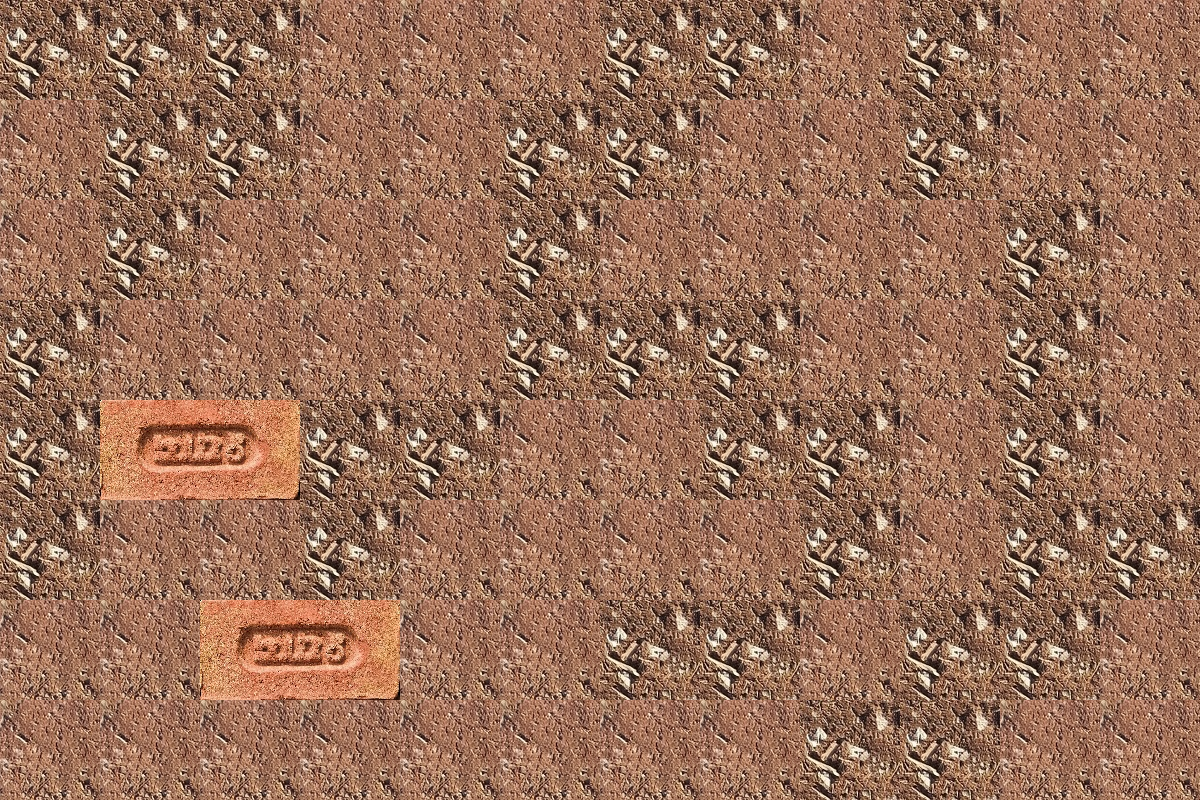

Tiled map render using the project's own tile images. Description and the whole map definition, tile-layer contents included, below:
An orthogonal 12x8 tile map with 100x100 px tiles, 1 tile layer (Tile Layer 1).

<map version="1.0" orientation="orthogonal" renderorder="right-down" width="12" height="8" tilewidth="100" tileheight="100" nextobjectid="1">
 <tileset firstgid="1" name="tiles" tilewidth="100" tileheight="100" tilecount="4" columns="0">
  <tile id="0">
   <image width="100" height="100" source="../tiles/brickBase1.jpg" />
  </tile>
  <tile id="1">
   <image width="100" height="100" source="../tiles/brickBase2.jpg" />
  </tile>
  <tile id="2">
   <image width="100" height="100" source="../tiles/dirtTile1.jpg" />
  </tile>
  <tile id="3">
   <image width="100" height="100" source="../tiles/dirtTile2.jpg" />
  </tile>
 </tileset>
 <layer name="Tile Layer 1" width="12" height="8">
  <data encoding="csv">
4,4,4,3,3,3,4,4,3,4,3,3,
3,4,4,3,3,4,4,3,3,4,3,3,
3,4,3,3,3,4,3,3,3,3,4,3,
4,3,3,3,3,4,4,4,3,3,4,3,
4,1,2,4,4,3,3,4,4,3,4,3,
4,3,3,4,3,3,3,3,4,3,4,4,
3,3,1,2,3,3,4,4,3,4,4,3,
3,3,3,3,3,3,3,3,4,4,3,3
</data>
 </layer>
</map>